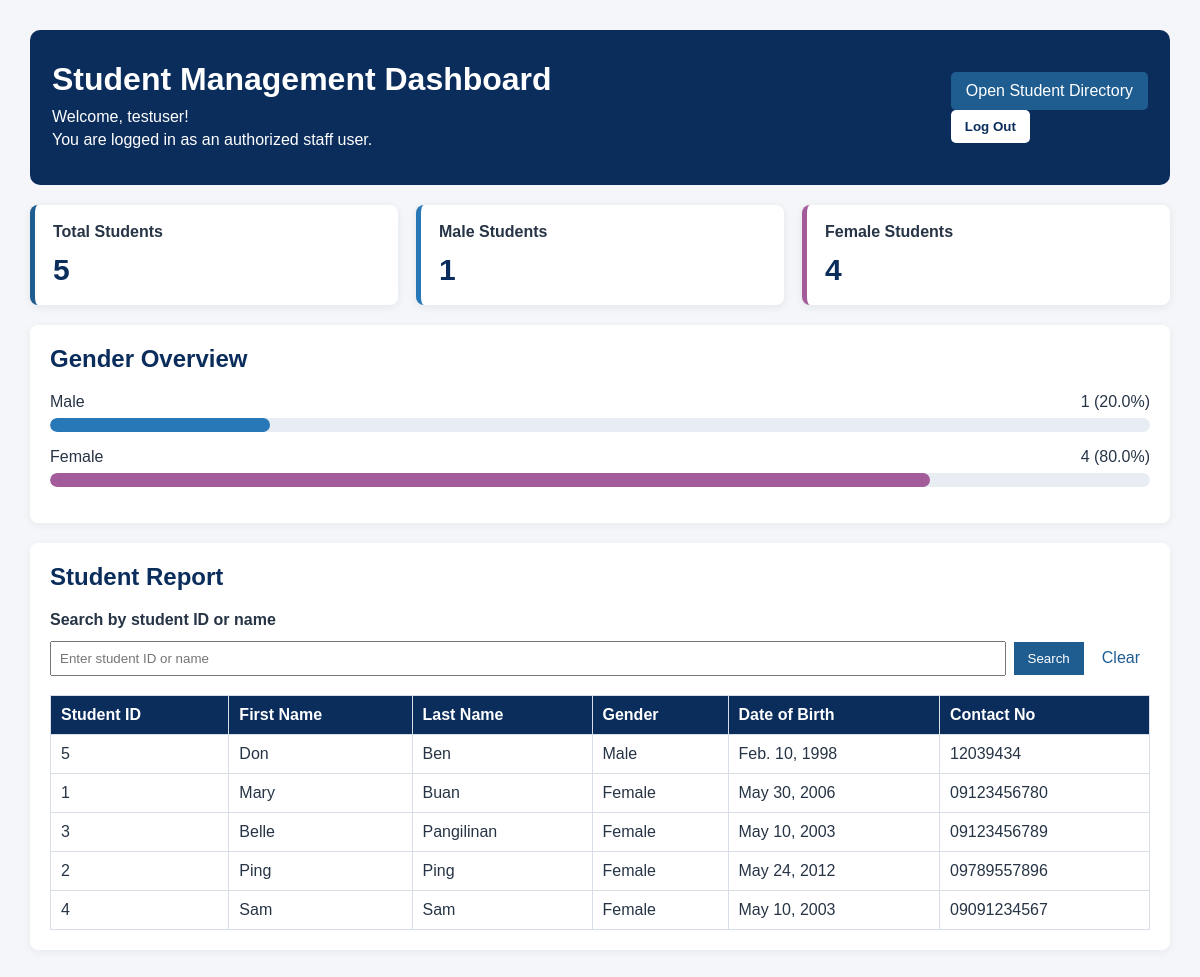
Screenshot of /Home/Registration/dashboard/ (signed in) with the database file from the repository.
### registration/models.py (models this page shows, shortened)
class Student(models.Model):
    GENDER_CHOICES = [
        ('Male', 'Male'),
        ('Female', 'Female'),
    ]
    student_id=models.CharField(
        max_length=20,
        unique=True)
    first_name=models.CharField(
        max_length=100)
    last_name=models.CharField(
        max_length=100)
    gender=models.CharField(
        max_length=10,
        choices=GENDER_CHOICES)
    date_of_birth=models.DateField()
    contact_no=models.CharField(
        max_length=20)

### registration/views.py (the view)
@user_passes_test(staff_check, login_url='login')
def staff_dashboard(request):
    total_students = Student.objects.count()
    male_students = Student.objects.filter(gender='Male').count()
    female_students = Student.objects.filter(gender='Female').count()
    male_percent = (
        male_students / total_students * 100
        if total_students > 0 else 0
    )
    female_percent = (
        female_students / total_students * 100
        if total_students > 0 else 0
    )
    query = request.GET.get('q', '').strip()
    students = Student.objects.all().order_by('last_name', 'first_name')
    if query:
        students = students.filter(
            Q(student_id__icontains=query) |
            Q(first_name__icontains=query) |
            Q(last_name__icontains=query)
        )
    context = {
        'total_students': total_students,
        'male_students': male_students,
        'female_students': female_students,
        'male_percent': male_percent,
        'female_percent': female_percent,
        'students': students,
        'query': query,
    }
    return render(
        request,
        'registration/dashboard.html',
        context
    )

### registration/views.py (called while the page is built)
def staff_check(user):
    return user.is_authenticated and user.is_staff

### registration/templates/registration/dashboard.html (shortened to what this page needs)
{% load static %}
<!DOCTYPE html>
<html lang="en">
<head>
    <link rel="stylesheet" href="{% static 'registration/style.css' %}">
</head>
<body>
    <main class="dashboard-container">
        <header class="dashboard-header">
            <div>
                <h1>Student Management Dashboard</h1>
                <p>Welcome, {{ request.user.username }}!</p>
                <p>You are logged in as an authorized staff user.</p>
            </div>
            <div class="dashboard-actions">
                <a class="directory-link" href="{% url 'student_list' %}">
                    Open Student Directory
                </a>
                <form method="post" action="{% url 'logout' %}">
                    <button type="submit">Log Out</button>
                </form>
            </div>
        </header>
        <section class="summary-grid" aria-label="Student summary">
            <article class="summary-card">
                <h2>Total Students</h2>
                <p class="summary-number">{{ total_students }}</p>
            </article>
            <article class="summary-card male-card">
                <h2>Male Students</h2>
                <p class="summary-number">{{ male_students }}</p>
            </article>
            <article class="summary-card female-card">
                <h2>Female Students</h2>
                <p class="summary-number">{{ female_students }}</p>
            </article>
        </section>
        <section class="report-section">
            <h2>Gender Overview</h2>
            <div class="gender-row">
                <div class="gender-label">
                    <span>Male</span>
                    <span>{{ male_students }} ({{ male_percent|floatformat:1 }}%)</span>
                </div>
                <div class="bar-track">
                    <div class="bar-fill male-bar" style="width: {{ male_percent }}%;"></div>
                </div>
            </div>
            <div class="gender-row">
                <div class="gender-label">
                    <span>Female</span>
                    <span>{{ female_students }} ({{ female_percent|floatformat:1 }}%)</span>
                </div>
                <div class="bar-track">
                    <div class="bar-fill female-bar" style="width: {{ female_percent }}%;"></div>
                </div>
            </div>
        </section>
        <section class="report-section">
            <h2>Student Report</h2>
            <form method="get" action="{% url 'staff_dashboard' %}" class="search-form">
                <label for="student-search">Search by student ID or name</label>
                <input
                    type="text"
                    id="student-search"
                    name="q"
                    value="{{ query }}"
                    placeholder="Enter student ID or name"
                >
                <button type="submit">Search</button>
                <a class="clear-search" href="{% url 'staff_dashboard' %}">Clear</a>
            </form>
            <div class="table-wrapper">
                <table>
                    <thead>
                        <tr>
                            <th>Student ID</th>
                            <th>First Name</th>
                            <th>Last Name</th>
                            <th>Gender</th>
                            <th>Date of Birth</th>
                            <th>Contact No</th>
                        </tr>
                    </thead>
                    <tbody>
                        {% for student in students %}
                        <tr>
                            <td>{{ student.student_id }}</td>
                            <td>{{ student.first_name }}</td>
                            <td>{{ student.last_name }}</td>
                            <td>{{ student.gender }}</td>
                            <td>{{ student.date_of_birth }}</td>
                            <td>{{ student.contact_no }}</td>
                        </tr>
                        {% empty %}
                        <tr>
                            <td colspan="6" class="empty-message">
                                No student records found.
                            </td>
                        </tr>
                        {% endfor %}
                    </tbody>
                </table>
            </div>
        </section>
    </main>
</body>
</html>

### registration/static/registration/style.css (style rules this page uses)
body { font-family: Arial, sans-serif; background: #f4f6f9; color: #263445; margin: 30px; }
h1 { color: #0b2d5c; }
a { color: #1f5d91; text-decoration: none; }
table { width: 100%; border-collapse: collapse; background: #ffffff; }
th { background: #0b2d5c; color: #ffffff; text-align: left; }
th, td { padding: 10px; border: 1px solid #d7dee8; }
button { background: #1f5d91; color: #ffffff; border: 0; padding: 9px 14px; cursor: pointer; }
input, select { padding: 8px; margin: 4px 0; }
.dashboard-container { max-width: 1200px; margin: 0 auto; }
.dashboard-header { display: flex; justify-content: space-between; align-items: center; gap: 20px; background: #0b2d5c; color: #ffffff; padding: 22px; border-radius: 10px; }
.dashboard-header h1 { color: #ffffff; margin-top: 0; margin-bottom: 10px; }
.dashboard-header p { margin: 5px 0; }
.dashboard-header button { background: #ffffff; color: #0b2d5c; border-radius: 5px; font-weight: bold; }
.dashboard-actions { margin: 20px 0; }
.directory-link { display: inline-block; background: #1f5d91; color: #ffffff; padding: 10px 15px; border-radius: 5px; }
.summary-grid { display: grid; grid-template-columns: repeat(3, minmax(0, 1fr)); gap: 18px; margin: 20px 0; }
.summary-card { background: #ffffff; border-left: 5px solid #1f5d91; border-radius: 8px; padding: 18px; box-shadow: 0 2px 8px rgba(20, 40, 70, 0.08); }
.summary-card h2 { font-size: 16px; margin: 0 0 12px; }
.summary-number { color: #0b2d5c; font-size: 30px; font-weight: bold; margin: 0; }
.male-card { border-left-color: #2878b8; }
.female-card { border-left-color: #a45b9a; }
.report-section { background: #ffffff; margin: 20px 0; padding: 20px; border-radius: 8px; box-shadow: 0 2px 8px rgba(20, 40, 70, 0.06); }
.report-section h2 { color: #0b2d5c; margin-top: 0; }
.gender-row { margin: 16px 0; }
.gender-label { display: flex; justify-content: space-between; gap: 12px; margin-bottom: 7px; }
.bar-track { height: 14px; background: #e8edf3; border-radius: 10px; overflow: hidden; }
.bar-fill { height: 100%; border-radius: 10px; }
.male-bar { background: #2878b8; }
.female-bar { background: #a45b9a; }
.search-form { display: flex; flex-wrap: wrap; align-items: center; gap: 8px; margin: 15px 0; }
.search-form label { width: 100%; font-weight: bold; }
.search-form input { min-width: 220px; flex: 1; }
.clear-search { padding: 8px 10px; }
.table-wrapper { width: 100%; overflow-x: auto; }
.table-wrapper table { min-width: 700px; }

### rows the page displays
Student: student_id "5", first_name "Don", last_name "Ben", gender "Male", date_of_birth "Feb. 10, 1998", contact_no "12039434"
Student: student_id "1", first_name "Mary", last_name "Buan", gender "Female", date_of_birth "May 30, 2006", contact_no "09123456780"
Student: student_id "3", first_name "Belle", last_name "Pangilinan", gender "Female", date_of_birth "May 10, 2003", contact_no "09123456789"
Student: student_id "2", first_name "Ping", last_name "Ping", gender "Female", date_of_birth "May 24, 2012", contact_no "09789557896"
Student: student_id "4", first_name "Sam", last_name "Sam", gender "Female", date_of_birth "May 10, 2003", contact_no "09091234567"

### other values shown
{{ request.user.username }} "testuser"
{{ total_students }} "5"
{{ male_students }} "1"
{{ female_students }} "4"
{{ male_percent|floatformat:1 }} "20.0"
{{ female_percent|floatformat:1 }} "80.0"
